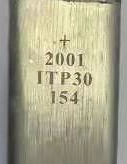
#> input picture picture_processing/images/one_crop.png, 127 x 164 px, found by its file name
$ python HSV.py
#> lines starting #> are read from the running program, lines starting #| are printed output that depends on the picture; after the words box and inside, x2 and y2 are one past the last pixel; in counts of white or black regions, pixels touching at a corner belong together
import cv2
import matplotlib.pyplot as plt
from PIL import Image
import numpy as np

###########################获取图片的灰度图##########################
def getGray():
     p = [] # 列表存放图像
     img = cv2.imread("D:/OCR/picture_processing/images/one_crop.png")
#> img is the input picture: shape (164, 127, 3); mean B, G, R 139.9, 164.9, 168.3
# cv2.imshow读取图片的NumPy arrays数组是以 BGR order形式保存的，
# 而Matplotlib中的plt.imshow 是以RGB顺序保存的。
# 存入列表时进行转换以便用plt.show()显示时为RGB格式图像。
     p.append(cv2.cvtColor(img,cv2.COLOR_BGR2RGB))

# 读入正常图像并进行灰度化处理
     gray = cv2.cvtColor(img,cv2.COLOR_RGB2GRAY) # 转为灰度图像
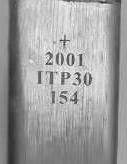
#> gray: shape (164, 127); min 43, max 245, mean 157.8
     p.append(cv2.cvtColor(gray,cv2.COLOR_BGR2RGB))

# 对灰度图像进行二值化处理 设置全局阈值为127
     ret,gray1 = cv2.threshold(gray,160,255,cv2.THRESH_BINARY)
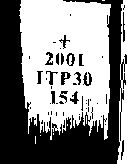
#> gray1: shape (164, 127); 51.7% white; 51 black regions (34 under 20 px), largest, box (x1, y1, x2, y2) and area: (0, 0, 127, 164) 9162, (61, 72, 71, 85) 70, (83, 72, 92, 86) 69
     cv2.imwrite('D:/OCR/test_images/Sharp_gray.jpg',gray1)
     p.append(cv2.cvtColor(gray1,cv2.COLOR_BGR2RGB))

# plt.show():在一个窗口显示多幅图片
     for i in range(3):
 # subplot(行,列,索引)
         plt.subplot(1,3,i+1)
         plt.imshow(p[i])
    # 没有坐标轴刻度
         plt.xticks([])
         plt.yticks([])
     plt.show()
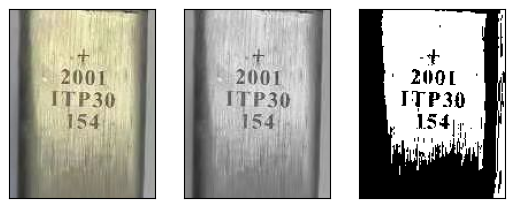
#> figure drawn by matplotlib, 3 panels

###################################获取图片的彩色直方图################################
def getColor_zft():
    b=[]
    src = cv2.imread('D:\\OCR\\test_images\\******.jpg')
    histb = cv2.calcHist([src], [0], None, [256], [0, 255])
    histg = cv2.calcHist([src], [1], None, [256], [0, 255])
    histr = cv2.calcHist([src], [2], None, [256], [0, 255])

    cv2.imshow("src", src)
    cv2.waitKey(0)
    cv2.destroyAllWindows()

    plt.plot(histb, color='b')
    plt.plot(histg, color='g')
    plt.plot(histr, color='r')
    plt.show()

if __name__ == '__main__':
    getGray()
#    getColor_zft()
# cv2.waitKey(0)
# cv2.destroyAllWindows()

$ run again, with picture_processing/images/H_V.png copied over picture_processing/images/one_crop.png
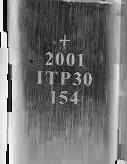
#> input picture picture_processing/images/H_V.png, 127 x 164 px, found by its file name
#> in getGray, img is the input picture: shape (164, 127, 3); min 0, max 255, mean 116.1
#> in getGray, `ret,gray1 = cv2.threshold(gray,160,255,cv2.THRESH_BINARY)`:
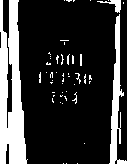
#> gray1: shape (164, 127); 20.8% white; 50 white regions (44 under 20 px), largest, box (x1, y1, x2, y2) and area: (0, 0, 28, 164) 2955, (109, 14, 127, 164) 979, (97, 0, 121, 13) 109, (80, 54, 82, 66) 24, (75, 73, 81, 84) 21, (72, 92, 77, 104) 20
#> in getGray, `plt.show()`:
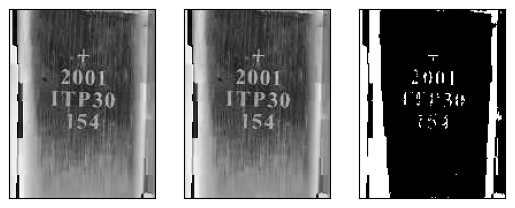
#> figure drawn by matplotlib, 3 panels

$ run again, with picture_processing/images/sharp10_1565.png copied over picture_processing/images/one_crop.png
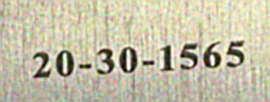
#> input picture picture_processing/images/sharp10_1565.png, 270 x 102 px, found by its file name
#> in getGray, img is the input picture: shape (102, 270, 3); mean B, G, R 166.6, 191.3, 195.8
#> in getGray, `ret,gray1 = cv2.threshold(gray,160,255,cv2.THRESH_BINARY)`:
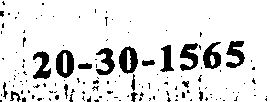
#> gray1: shape (102, 270); 88% white; 139 black regions (121 under 20 px), largest, box (x1, y1, x2, y2) and area: (56, 50, 74, 78) 335, (119, 46, 138, 74) 332, (180, 43, 198, 71) 295
#> in getGray, `plt.show()`:
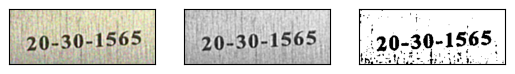
#> figure drawn by matplotlib, 3 panels
